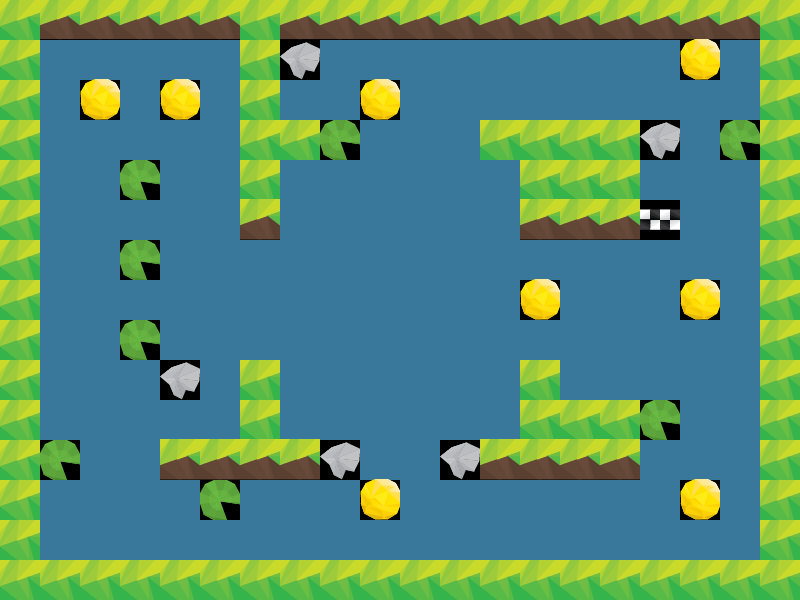

Tiled map render using the project's own tile images. Description and the whole map definition, tile-layer contents included, below:
An orthogonal 20x15 tile map with 40x40 px tiles, 1 tile layer (Tile Layer 1).

<map version="1.2" tiledversion="1.3.1" orientation="orthogonal" renderorder="right-down" compressionlevel="-1" width="20" height="15" tilewidth="40" tileheight="40" infinite="0" nextlayerid="2" nextobjectid="1">
 <tileset firstgid="1" source="../tileset.tsx" />
 <layer id="1" name="Tile Layer 1" width="20" height="15">
  <data encoding="csv">
2,13,13,13,13,13,2,13,13,13,13,13,13,13,13,13,13,13,13,2,
2,3,3,3,3,3,2,6,3,3,3,3,3,3,3,3,3,4,3,2,
2,3,4,3,4,3,2,3,3,4,3,3,3,3,3,3,3,3,3,2,
2,3,3,3,3,3,2,2,5,3,3,3,2,2,2,2,6,3,5,2,
2,3,3,5,3,3,2,3,3,3,3,3,3,2,2,2,3,3,3,2,
2,3,3,3,3,3,13,3,3,3,3,3,3,13,13,13,1,3,3,2,
2,3,3,5,3,3,3,3,3,3,3,3,3,3,3,3,3,3,3,2,
2,3,3,3,3,3,3,3,3,3,3,3,3,4,3,3,3,4,3,2,
2,3,3,5,3,3,3,3,3,3,3,3,3,3,3,3,3,3,3,2,
2,3,3,3,6,3,2,3,3,3,3,3,3,2,3,3,3,3,3,2,
2,3,3,3,3,3,2,3,3,3,3,3,3,2,2,2,5,3,3,2,
2,5,3,3,13,13,13,13,6,3,3,6,13,13,13,13,3,3,3,2,
2,3,3,3,3,5,3,3,3,4,3,3,3,3,3,3,3,4,3,2,
2,3,3,3,3,3,3,3,3,3,3,3,3,3,3,3,3,3,3,2,
2,2,2,2,2,2,2,2,2,2,2,2,2,2,2,2,2,2,2,2
</data>
 </layer>
</map>
